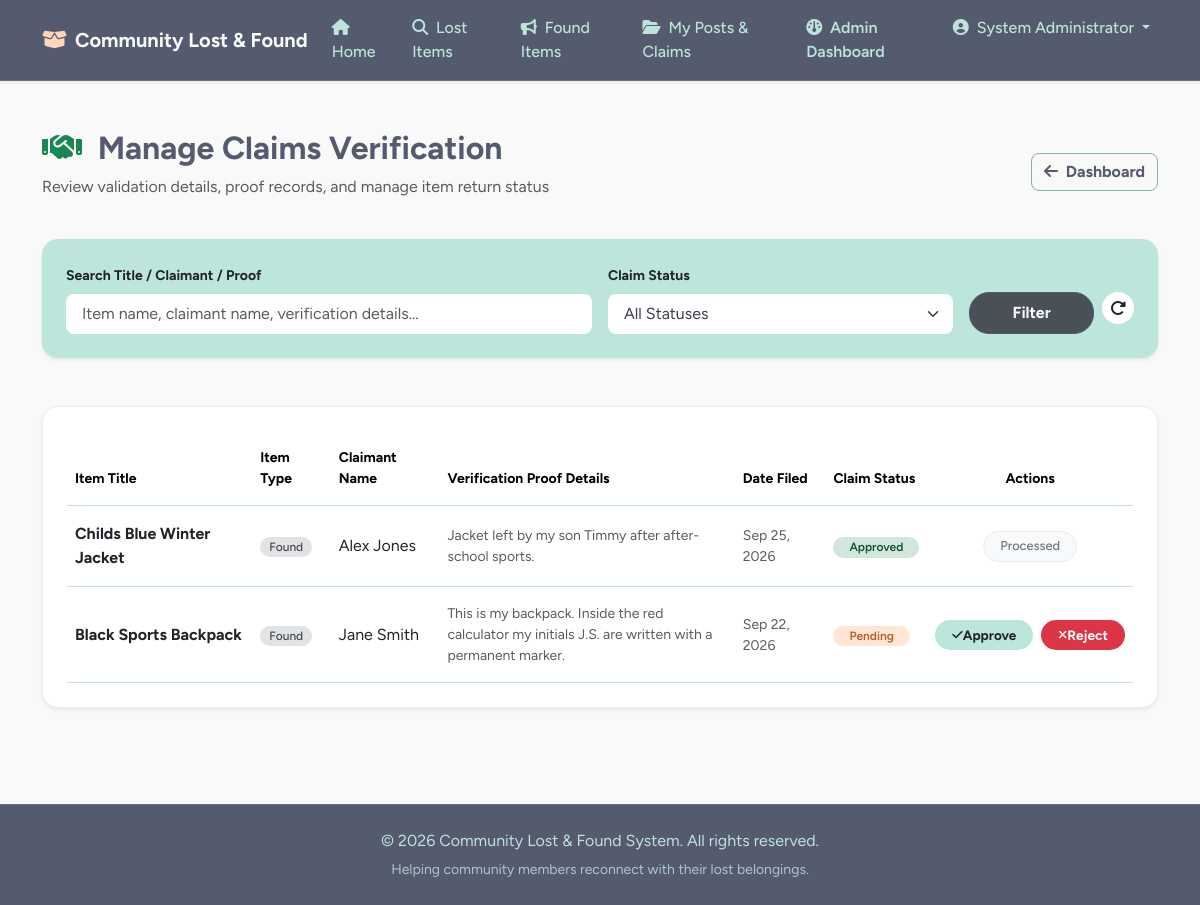
Screenshot of /admin/manage_claims.php (signed in) with the database file from the repository.
### tables this page shows
CREATE TABLE `claims` (
  `claim_id` INT AUTO_INCREMENT PRIMARY KEY,
  `claimer_user_id` INT NOT NULL,
  `status_id` INT NOT NULL DEFAULT 1,
  `item_id` INT NOT NULL,
  `proof_description` TEXT NOT NULL,
  `admin_notes` TEXT DEFAULT NULL,
  `created_at` TIMESTAMP DEFAULT CURRENT_TIMESTAMP,
  `updated_at` TIMESTAMP DEFAULT CURRENT_TIMESTAMP ON UPDATE CURRENT_TIMESTAMP,
  CONSTRAINT `fk_claim_user` FOREIGN KEY (`claimer_user_id`) REFERENCES `users` (`user_id`) ON DELETE CASCADE,
  CONSTRAINT `fk_claim_status` FOREIGN KEY (`status_id`) REFERENCES `c_status` (`status_id`) ON DELETE RESTRICT,
  CONSTRAINT `fk_claim_item` FOREIGN KEY (`item_id`) REFERENCES `items` (`item_id`) ON DELETE CASCADE
);

CREATE TABLE `items` (
  `item_id` INT AUTO_INCREMENT PRIMARY KEY,
  `user_id` INT NOT NULL,
  `status_id` INT NOT NULL DEFAULT 1,
  `item_type` ENUM('Lost', 'Found') NOT NULL,
  `related_lost_item_id` INT DEFAULT NULL,
  `category_id` INT NOT NULL,
  `title` VARCHAR(150) NOT NULL,
  `description` TEXT NOT NULL,
  `location` VARCHAR(150) NOT NULL,
  `event_date` DATE NOT NULL,
  `created_at` TIMESTAMP DEFAULT CURRENT_TIMESTAMP,
  `updated_at` TIMESTAMP DEFAULT CURRENT_TIMESTAMP ON UPDATE CURRENT_TIMESTAMP,
  CONSTRAINT `fk_item_user` FOREIGN KEY (`user_id`) REFERENCES `users` (`user_id`) ON DELETE CASCADE,
  CONSTRAINT `fk_item_status` FOREIGN KEY (`status_id`) REFERENCES `i_status` (`status_id`) ON DELETE RESTRICT,
  CONSTRAINT `fk_item_category` FOREIGN KEY (`category_id`) REFERENCES `categories` (`category_id`) ON DELETE RESTRICT,
  CONSTRAINT `fk_found_lost_item` FOREIGN KEY (`related_lost_item_id`) REFERENCES `items` (`item_id`) ON DELETE SET NULL,
  INDEX `idx_related_lost_item_id` (`related_lost_item_id`),
  INDEX `idx_item_type` (`item_type`)
);

CREATE TABLE `c_status` (
  `status_id` INT AUTO_INCREMENT PRIMARY KEY,
  `status` VARCHAR(30) NOT NULL UNIQUE
);

### admin/manage_claims.php (the view, shortened to what this page needs)
<?php
require_once '../db.php';
$search = trim($_GET['search'] ?? '');
$query = "SELECT c.*, i.title AS item_title, i.item_type, cs.status AS claim_status,
                 CONCAT(u.firstname, ' ', u.lastname) AS claimant_name
          FROM claims c
          JOIN items i ON c.item_id = i.item_id
          JOIN users u ON c.claimer_user_id = u.user_id
          JOIN c_status cs ON c.status_id = cs.status_id
          WHERE 1=1";
$params = [];
$query .= " ORDER BY c.created_at DESC";
$stmt = $pdo->prepare($query);
$stmt->execute($params);
$claims = $stmt->fetchAll();
include '../header.php';
?>
<div class="container my-5">
    <div class="d-flex justify-content-between align-items-center mb-4">
        <div>
            <h2 class="fw-bold"><i class="fa-solid fa-handshake text-success me-2"></i> Manage Claims Verification</h2>
            <p class="text-muted">Review validation details, proof records, and manage item return status</p>
        </div>
        <a href="dashboard.php" class="btn btn-outline-secondary fw-bold" style="border-radius: 8px;"><i class="fa-solid fa-arrow-left me-1"></i> Dashboard</a>
    </div>
    <div class="card shadow-sm mb-5 border-0" style="background-color: #bce5db; border-radius: 16px;">
        <div class="card-body p-4">
            <form method="GET" action="manage_claims.php" class="row g-3 align-items-end">
                <div class="col-md-6">
                    <label class="form-label fw-bold small text-dark">Search Title / Claimant / Proof</label>
                    <input type="text" class="form-control bg-white border-0 py-2" style="border-radius: 8px;" name="search" value="<?php echo htmlspecialchars($search); ?>" placeholder="Item name, claimant name, verification details...">
                </div>
                <div class="col-md-4">
                    <label class="form-label fw-bold small text-dark">Claim Status</label>
                    <select class="form-select bg-white border-0 py-2" style="border-radius: 8px;" name="status">
                        <option value="">All Statuses</option>
                    </select>
                </div>
                <div class="col-md-2 d-flex gap-2">
                    <button type="submit" class="btn btn-dark w-100 fw-bold py-2 px-3" style="border-radius: 20px; background-color: #495057;">Filter</button>
                    <a href="manage_claims.php" class="btn btn-outline-dark bg-white border-0 p-2 d-inline-flex align-items-center justify-content-center" style="border-radius: 50%; width: 38px; height: 32px; background-color: #fff;"><i class="fa-solid fa-rotate-right"></i></a>
                </div>
            </form>
        </div>
    </div>
    <div class="card shadow-sm p-4 border border-light-subtle" style="border-radius: 16px;">
        <div class="table-responsive">
            <table class="table table-hover align-middle mb-0">
                <thead>
                    <tr class="text-dark small border-bottom" style="font-weight: 600;">
                        <th class="py-3">Item Title</th>
                        <th class="py-3">Item Type</th>
                        <th class="py-3">Claimant Name</th>
                        <th class="py-3">Verification Proof Details</th>
                        <th class="py-3">Date Filed</th>
                        <th class="py-3">Claim Status</th>
                        <th class="py-3 text-center">Actions</th>
                    </tr>
                </thead>
                <tbody>
                    <?php if (empty($claims)): ?>
                        <tr>
                            <td colspan="7" class="text-center py-5 text-muted">No records found matching your filters.</td>
                        </tr>
                    <?php else: ?>
                        <?php foreach ($claims as $claim): ?>
                            <tr class="border-bottom border-light-subtle">
                                <td class="py-3 fw-bold text-dark"><?php echo htmlspecialchars($claim['item_title']); ?></td>
                                <td class="py-3">
                                    <span class="badge rounded-pill px-2.5 py-1 text-xs" style="background-color: #e2e3e5; color: #41464b; font-weight: 500;">
                                        <?php echo htmlspecialchars($claim['item_type']); ?>
                                    </span>
                                </td>
                                <td class="py-3 text-dark"><?php echo htmlspecialchars($claim['claimant_name']); ?></td>
                                <td class="py-3 text-muted small">
                                    <div class="text-wrap" style="max-width: 320px; line-height: 1.5;">
                                        <?php echo nl2br(htmlspecialchars($claim['proof_description'])); ?>
                                    </div>
                                </td>
                                <td class="py-3 text-muted small"><?php echo date('M d, Y', strtotime($claim['created_at'])); ?></td>
                                <td class="py-3">
                                    <?php
                                    $badgeStyle = 'background-color: #f8d7da; color: #842029;';
                                    if ($claim['claim_status'] === 'Approved') $badgeStyle = 'background-color: #d1e7dd; color: #0f5132;';
                                    if ($claim['claim_status'] === 'Pending') $badgeStyle = 'background-color: #ffe6d5; color: #b25e24;';
                                    ?>
                                    <span class="badge rounded-pill px-3 py-1.5 small" style="<?php echo $badgeStyle; ?> font-weight: 600;">
                                        <?php echo htmlspecialchars($claim['claim_status']); ?>
                                    </span>
                                </td>
                                <td class="py-3">
                                    <div class="d-flex justify-content-center">
                                        <?php if ($claim['claim_status'] === 'Pending'): ?>
                                            <div class="d-flex gap-2">
                                                <a href="manage_claims.php?action=approve&id=<?php echo $claim['claim_id']; ?>"
                                                   class="btn btn-sm text-dark px-3 py-1.5 fw-bold d-inline-flex align-items-center"
                                                   style="border-radius: 20px; background-color: #bce5db; font-size: 0.85rem;"
                                                   onclick="return confirm('Approve claim? All other requests for this item will be auto-rejected.');">
                                                    <i class="fa-solid fa-check me-1.5 small"></i> Approve
                                                </a>
                                                <a href="manage_claims.php?action=reject&id=<?php echo $claim['claim_id']; ?>"
                                                   class="btn btn-sm text-white px-3 py-1.5 fw-bold d-inline-flex align-items-center"
                                                   style="border-radius: 20px; background-color: #dc3545; font-size: 0.85rem;"
                                                   onclick="return confirm('Reject claim submission record?');">
                                                    <i class="fa-solid fa-xmark me-1.5 small"></i> Reject
                                                </a>
                                            </div>
                                        <?php else: ?>
                                            <span class="badge rounded-pill px-3 py-2 text-muted border border-light-subtle bg-white small" style="font-weight: 500; font-size: 0.8rem; background-color: #f8f9fa !important; border-color: #e9ecef !important; color: #6c757d !important;">
                                                Processed
                                            </span>
                                        <?php endif; ?>
                                    </div>
                                </td>
                            </tr>
                        <?php endforeach; ?>
                    <?php endif; ?>
                </tbody>
            </table>
        </div>
    </div>
</div>
<?php include '../footer.php'; ?>

### header.php (style rules this page uses)
:root { --blue-slate: #555b6eff; --muted-teal: #89b0aeff; --frozen-water: #bee3dbff; --bright-snow: #faf9f9ff; --peach-fuzz: #ffd6baff; --ink: #3b3f4d; }
body { background-color: var(--bright-snow); color: var(--blue-slate); font-family: 'Figtree', system-ui, -apple-system, 'Segoe UI', sans-serif; display: flex; flex-direction: column; min-height: 100vh; }
.btn-outline-secondary, .btn-outline-success { border-color: var(--muted-teal); color: var(--blue-slate); font-weight: 600; border-radius: 999px; }
.btn-dark { background-color: var(--blue-slate); border-color: var(--blue-slate); color: var(--bright-snow); border-radius: 999px; font-weight: 600; }
.card { border: 1px solid var(--frozen-water); border-radius: 16px; background-color: #ffffff; box-shadow: 0 4px 20px rgba(85, 91, 110, 0.04); transition: transform 0.2s ease, box-shadow 0.2s ease; }
.badge { font-weight: 600; padding: .35em .75em; border-radius: 999px; }
.form-control, .form-select { border-radius: 12px; border: 1px solid var(--muted-teal); padding: .65rem 1rem; background-color: #fff; color: var(--ink); }
.form-control { border-radius: 12px; }
.table { color: var(--blue-slate); }
.table>:not(caption)>*>* { border-bottom-color: var(--frozen-water); }

### rows the page displays
claims: item.title "Childs Blue Winter Jacket", item.item_type "Found", claimant_name "Alex Jones", proof_description "Jacket left by my son Timmy after after-school sports.", created_at "Sep 25, 2026", status.status "Approved", shows "Processed"
claims: item.title "Black Sports Backpack", item.item_type "Found", claimant_name "Jane Smith", proof_description "This is my backpack. Inside the red calculator my initials J.S. are written with a permanent marker.", created_at "Sep 22, 2026", status.status "Pending"

### other values shown
$_SESSION['full_name'] "System Administrator"
